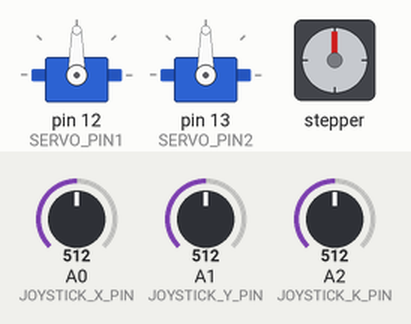
Simulated run of this sketch. Board: Arduino Uno, built with avr-gcc and run on an emulated ATmega328P. Shown: 2 × servo, stepper motor. Inputs (shaded band) come from the test bench; at power-on: A0 (JOYSTICK_X_PIN) = 512, A1 (JOYSTICK_Y_PIN) = 512, A2 (JOYSTICK_K_PIN) = 512. Stepper angles assume 8192 steps per turn.

Above: at 1.2 s.
1.3 s: A0 (JOYSTICK_X_PIN) set to 590
2.8 s: A0 (JOYSTICK_X_PIN) set to 609
At 2.95 s:
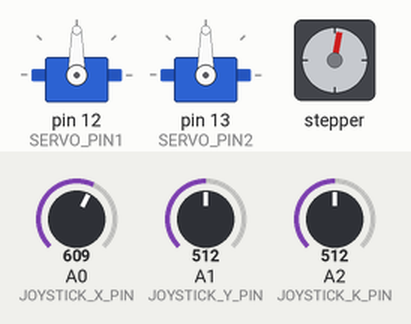
5.8 s: A1 (JOYSTICK_Y_PIN) set to 610
At 6.07 s:
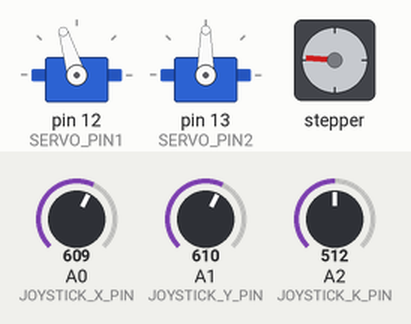
8.8 s: A1 (JOYSTICK_Y_PIN) set to 511
At 9.2 s:
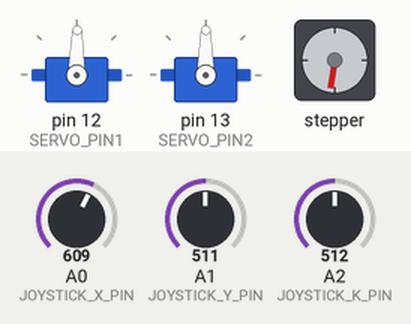
11.8 s: A1 (JOYSTICK_Y_PIN) set to 306
At 12.03 s:
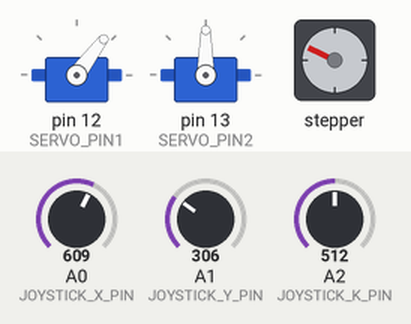
14.8 s: A1 (JOYSTICK_Y_PIN) set to 122
At 15.16 s:
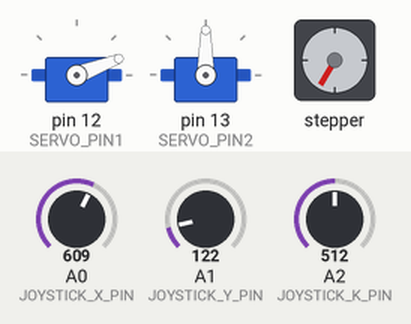
Timing chart, 0 to 20.9 s (numbered marks = the images above; inputs shaded):
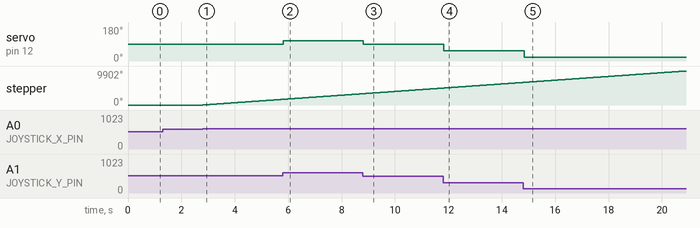

The sketch:

semi-automatic_ball_shooter.ino
```cpp
#include <Servo.h>
#include <Stepper.h>

Servo servo1;  // First servo on pin 12
Servo servo2;  // Second servo on pin 13
const int SERVO_PIN1 = 12;
const int SERVO_PIN2 = 13;
const int STEPPER_PIN1 = 2;
const int STEPPER_PIN2 = 3;
const int JOYSTICK_X_PIN = A0;
const int JOYSTICK_Y_PIN = A1;
const int JOYSTICK_K_PIN = A2;

const int STEPS_PER_REVOLUTION = 6400;  // Number of steps per revolution
const int MICROSTEP_RESOLUTION = 32;    // Microstep resolution
Stepper stepper(STEPS_PER_REVOLUTION * MICROSTEP_RESOLUTION, STEPPER_PIN1, STEPPER_PIN2);

const int JOYSTICK_THRESHOLD = 600;  // Adjust threshold value as needed

bool isDefaultDirection = false;     // Flag to track if joystick is in default direction
bool isSecondServoRotated = false;    // Flag to track the state of the second servo motor

enum ServoState {
  SERVO_IDLE,
  SERVO_ROTATING,
  SERVO_ROTATED
};

ServoState servo2State = SERVO_IDLE;  // Initial state of the second servo motor

void setup() {
  servo1.attach(SERVO_PIN1);
  servo2.attach(SERVO_PIN2);
  stepper.setSpeed(100);
}

void loop() {
  // Read the joystick X-axis value for the stepper motor control
  int joystickX = analogRead(JOYSTICK_X_PIN);

  // Check if joystick value exceeds the threshold or if it's in the default direction
  if (joystickX > JOYSTICK_THRESHOLD || joystickX < (JOYSTICK_THRESHOLD / 2)) {
    // Map the joystick X-axis value to the number of microsteps for stepper motor rotation
    int microsteps = map(joystickX, 0, 1023, -STEPS_PER_REVOLUTION * MICROSTEP_RESOLUTION, STEPS_PER_REVOLUTION * MICROSTEP_RESOLUTION);

    // Rotate the stepper motor
    stepper.step(microsteps);

    // Update the default direction flag based on the joystick value
    if (joystickX > JOYSTICK_THRESHOLD) {
      isDefaultDirection = false;
    } else if (joystickX < (JOYSTICK_THRESHOLD / 2)) {
      isDefaultDirection = true;
    }
  }

  // Read the joystick Y-axis value for the first servo motor control
  int joystickY = analogRead(JOYSTICK_Y_PIN);

  // Read the joystick K direction value
  int joystickK = analogRead(JOYSTICK_K_PIN);

  // Map the joystick Y-axis value to servo angle range (0 to 180 degrees)
  int servoAngle1 = map(joystickY, 0, 1023, 0, 180);

  // Move the first servo to the calculated angle
  servo1.write(servoAngle1);

  // State machine for the second servo motor
  switch (servo2State) {
    case SERVO_IDLE:
      if (joystickK < (JOYSTICK_THRESHOLD / 2)) {
        servo2State = SERVO_ROTATING;
        isSecondServoRotated = !isSecondServoRotated;  // Toggle the rotation state
      }
      break;

    case SERVO_ROTATING:
      if (isSecondServoRotated) {
        servo2.write(90);
      } else {
        servo2.write(0);
      }
      servo2State = SERVO_ROTATED;
      break;

    case SERVO_ROTATED:
      if (joystickK >= (JOYSTICK_THRESHOLD / 2)) {
        servo2State = SERVO_IDLE;
      }
      break;
  }

  // Add a small delay between motor movements
  delay(10);
}
```

Measured:
- the behaviour switches between 600 and 601 on A0 (JOYSTICK_X_PIN) (found by bisection; images 0 and 1)
- after the input at 1.3 s, every drawn part: stays the same
- after the input at 2.8 s, stepper: keeps turning clockwise at about 551°/s, starting at once
- after the input at 5.8 s, servo on pin 12 (SERVO_PIN1): 90° → 107° at once
- after the input at 8.8 s, servo on pin 12 (SERVO_PIN1): 107° → 89° at once
- after the input at 11.8 s, servo on pin 12 (SERVO_PIN1): 89° → 53° at once
- after the input at 14.8 s, servo on pin 12 (SERVO_PIN1): 53° → 21° at once
